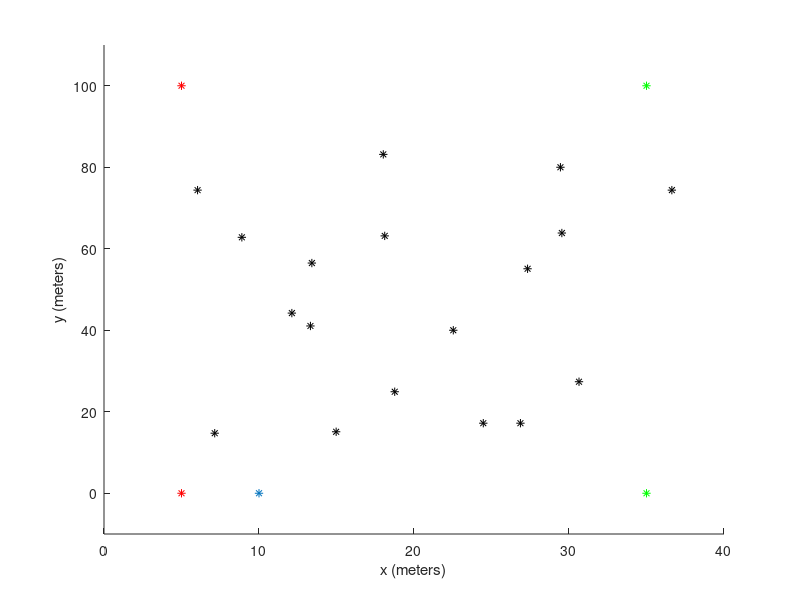

Reproduce this figure in MATLAB.
% Script to create a static map of a robotic environment.  You must supply
% a starting and ending "gate" to give the robot an initial starting
% position and final destination.  The size of the field is taken from the
% RobotX rules.  The environment is said to be 40m wide and a maximum of
% 100m long

%Input start gate 1,2, or 3
start_gate = 1;

%Input end gate X,Y, or Z
end_gate = 'X';

%These are really only used for plotting purposes
gate_buoys = [5  5  15  15  25  25   25 35  35;
              0 100 0  100   0  100  0  0 100];
          
obstacles = [7.1429   14.9770   24.4700   30.6452   22.5346   12.1198    8.8940  18.1106   29.5392   36.6359   29.4470   18.0184    6.0369   13.3180 26.8664   18.7558   27.3272   13.4101;
   14.7368   15.0877   17.1930   27.3684   40.0000   44.2105   62.8070   63.1579   63.8596   74.3860   80.0000   83.1579   74.3860   41.0526  17.1930   24.9123   55.0877   56.4912];
          
% Decide our start gate - robot initial position
switch start_gate
    case 1
        robot_position = [10;0;0]; % set initial x,y,yaw
    case 2
        robot_position = [20;0;0]; 
    case 3
        robot_position = [30;0;0];
    otherwise
        error('Invalid Start Gate');
end

% Decide our end gate - desired final position
switch end_gate
    case 'X'
        end_position = [10;100;0]; % set initial x,y,yaw
    case 'Y'
        end_position = [20;100;0]; 
    case 'Z'
        end_position = [30;100;0];
    otherwise
        error('Invalid End Gate');
end


%PLOTTING          
hold on          
plot(obstacles(1,:),obstacles(2,:),'k*'); %plot obstacles
plot(gate_buoys(1,1:2),gate_buoys(2,1:2),'r*'); %plot red buoy gates
plot(gate_buoys(1,3:7),gate_buoys(2,3:7),'w*'); %plot white buoy gates
plot(gate_buoys(1,8:9),gate_buoys(2,8:9),'g*'); %plot green buoy gates
plot(robot_position(1),robot_position(2),'Marker','*','MarkerFaceColor',[1 0.502 0]); %plot robot's position
axis([0, 40, -10, 110]);
xlabel('x (meters)');ylabel('y (meters)');
set(gca,'Color',[0.4 0.698 1])       
          